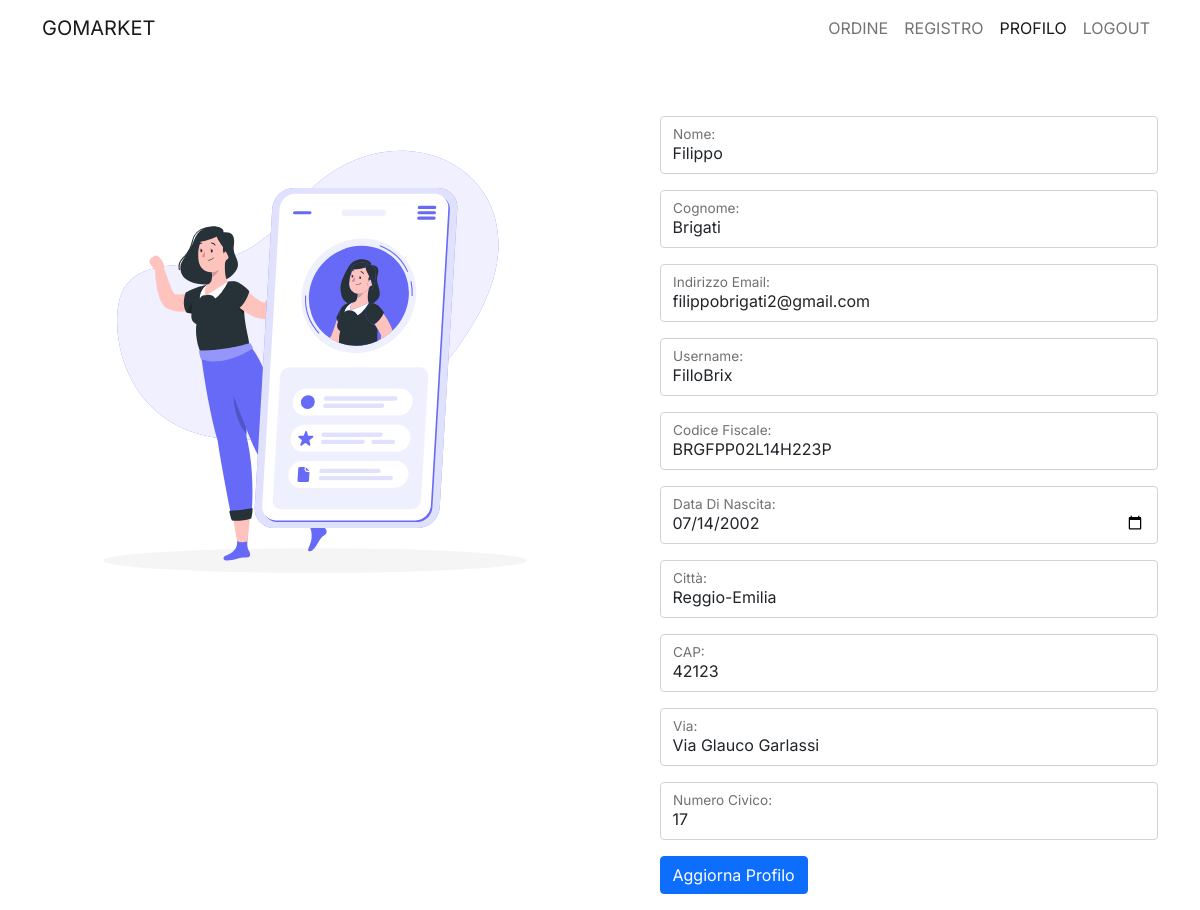
Page /page/profilo.php (signed in) on the committed database.
### tables this page shows
CREATE TABLE `utente` (
  `ID` int(3) NOT NULL,
  `nome` varchar(255) NOT NULL,
  `cognome` varchar(255) NOT NULL,
  `indirizzo_email` varchar(255) NOT NULL,
  `pwd` varchar(255) NOT NULL,
  `nome_utente` varchar(255) NOT NULL,
  `codice_fiscale` varchar(255) NOT NULL,
  `data_di_nascita` date NOT NULL,
  `ruolo` int(1) NOT NULL
);

CREATE TABLE `indirizzo` (
  `ID` int(3) NOT NULL,
  `citta` varchar(255) NOT NULL,
  `CAP` int(5) NOT NULL,
  `via` varchar(255) NOT NULL,
  `num_civico` varchar(255) NOT NULL,
  `fk_id_utente` int(3) NOT NULL
);

### method/funzioni.php (called while the page is built, shortened)
<?php
    function connessione($sql, $base) {
		$conn = mysqli_connect("localhost", "root", "", $base);
		$resultset = $conn->query($sql);
		$righe = mysqli_fetch_all($resultset, MYSQLI_ASSOC);
		return $righe;
	}
?>

### page/profilo.php (the view, shortened to what this page needs)
<?php
    include("../method/funzioni.php");
    if(!isset($_SESSION["NOME"])) {
        $nav = "
            <nav class='navbar sticky-top navbar-expand-lg navbar-light bg-white'>
                <div class='container'>
                <a class='navbar-brand' href='../index.php'>GOMARKET</a>
                <button class='navbar-toggler' type='button' data-bs-toggle='collapse' data-bs-target='#navbarNav' aria-controls='navbarNav' aria-expanded='false' aria-label='Toggle navigation'>
                    <span class='navbar-toggler-icon'></span>
                </button>
                <div class='collapse navbar-collapse justify-content-end' id='navbarNav'>
                    <ul class='navbar-nav'>
                    <li class='nav-item'>
                        <a class='nav-link' href='./registrazione.php'>REGISTRATI</a>
                    </li>
                    <li class='nav-item'>
                        <a class='nav-link' href='./login.php'>ACCEDI</a>
                    </li>
                    </ul>
                </div>
                </div>
            </nav>
        ";
        $body = "
            <div class='container'>
                <div class='container row'>
                <div class='col-2'></div>
                <div class='col-8 first-item'>
                    <img src='../assets/04.svg' class='img-fluid mx-auto d-block'>
                    </div>
                </div>
            </div>
        ";
    }else {
        $sql = "SELECT * FROM utente u, indirizzo i WHERE u.ID = {$_SESSION['ID_CLIENTE']} AND i.fk_id_utente = u.ID";
        $risultato = connessione($sql, "gomarket");
        $ris = $risultato[0];
        if($_SESSION["RUOLO"] == 0) {
            $nav = "
                <nav class='navbar sticky-top navbar-expand-lg navbar-light bg-white'>
                    <div class='container'>
                    <a class='navbar-brand' href='../index.php'>GOMARKET</a>
                    <button class='navbar-toggler' type='button' data-bs-toggle='collapse' data-bs-target='#navbarNav' aria-controls='navbarNav' aria-expanded='false' aria-label='Toggle navigation'>
                        <span class='navbar-toggler-icon'></span>
                    </button>
                    <div class='collapse navbar-collapse justify-content-end' id='navbarNav'>
                        <ul class='navbar-nav'>
                        <li class='nav-item'>
                            <a class='nav-link' href='./cliente/nordine.php'>ORDINE</a>
                        </li>
                        <li class='nav-item'>
                            <a class='nav-link' href='./cliente/registro.php'>REGISTRO</a>
                        </li>
                        <li class='nav-item'>
                            <a class='nav-link active' href='./profilo.php'>PROFILO</a>
                        </li>
                        <li class='nav-item'>
                            <a class='nav-link' href='../method/logout.php'>LOGOUT</a>
                        </li>
                        </ul>
                    </div>
                    </div>
                </nav>
            ";
        }
        $body = "
            <div class='first-item'>
                <div class='row'>
                    <div class='col-md-6'>
                        <img src='../assets/18.svg' class='img-fluid mx-auto d-block'>
                    </div>
                    <div class='col-md-6'>
                        <form name='update_form' action='../method/update_profile.php' method='post'>
                            <div class='row'>
                                <div class='col-md-1'></div>
                                <div class='col-md-11' style='padding-top: 10px'>
                                    <div class='form-floating mb-3'>
                                        <input type='text' class='form-control' name='nome_utente' value='{$ris["nome"]}'>
                                        <label for='floatingInput'>Nome:</label>
                                    </div>
                                    <div class='form-floating mb-3'>
                                        <input type='text' class='form-control' name='cognome_utente' value='{$ris["cognome"]}'>
                                        <label for='floatingInput'>Cognome:</label>
                                    </div>
                                    <div class='form-floating mb-3'>
                                        <input type='email' class='form-control' name='email_utente' value='{$ris["indirizzo_email"]}'>
                                        <label for='floatingInput'>Indirizzo Email:</label>
                                    </div>
                                    <div class='form-floating mb-3'>
                                        <input type='text' class='form-control' name='username' value='{$ris["nome_utente"]}'>
                                        <label for='floatingInput'>Username:</label>
                                    </div>
                                    <div class='form-floating mb-3'>
                                        <input type='text' class='form-control' name='cod_fiscale' value='{$ris["codice_fiscale"]}'>
                                        <label for='floatingInput'>Codice Fiscale:</label>
                                    </div>
                                    <div class='form-floating mb-3'>
                                        <input type='date' class='form-control' name='data_di_nascita' value='{$ris["data_di_nascita"]}'>
                                        <label for='floatingInput'>Data Di Nascita:</label>
                                    </div>
                                    <div class='form-floating mb-3'>
                                        <input type='text' class='form-control' name='regione_utente' value='{$ris["citta"]}'>
                                        <label for='floatingInput'>Città:</label>
                                    </div>
                                    <div class='form-floating mb-3'>
                                        <input type='text' class='form-control' name='cap_utente' value='{$ris["CAP"]}'>
                                        <label for='floatingInput'>CAP:</label>
                                    </div>
                                    <div class='form-floating mb-3'>
                                        <input type='text' class='form-control' name='via_utente' value='{$ris["via"]}'>
                                        <label for='floatingInput'>Via:</label>
                                    </div>
                                    <div class='form-floating mb-3'>
                                        <input type='text' class='form-control' name='numero_civico_utente' value='{$ris["num_civico"]}'>
                                        <label for='floatingInput'>Numero Civico:</label>
                                    </div>
                                    <button type='submit' class='btn btn-primary'>Aggiorna Profilo</button>
                                </div>
                            </div>
                        </form>
                    </div>
                </div>
            </div>
        ";
    }
    $html = "
        <html>
            <head>
            <meta charset='utf-8'>
            <meta name='viewport' content='width=device-width, initial-scale=1'>
            <link href='https://cdn.jsdelivr.net/npm/bootstrap@5.0.0-beta1/dist/css/bootstrap.min.css' rel='stylesheet'>
            <link rel='stylesheet' href='../style/style.css'>
            <script src='https://ajax.googleapis.com/ajax/libs/jquery/3.5.1/jquery.min.js'></script>
            <script src='../js/main.js'></script>
            <title>GoMarket</title>
            </head>
            <body>
                {$nav}
                <div class='container-lg'>
                    {$body}
                </div>
                <script src='https://cdn.jsdelivr.net/npm/bootstrap@5.0.0-beta2/dist/js/bootstrap.bundle.min.js'></script>
            </body>
        </html>
    ";
    print_r($html);
?>

### style/style.css (style rules this page uses)
body { font-family: 'Inter', sans-serif; }
.first-item { padding-top: 50px; }

### rows in the picture
utente: nome_utente "Filippo", cognome_utente "Brigati", email_utente "filippobrigati2@gmail.com", username "FilloBrix", cod_fiscale "BRGFPP02L14H223P", data_di_nascita "07/14/2002", regione_utente "Reggio-Emilia", cap_utente "42123", via_utente "Via Glauco Garlassi", numero_civico_utente "17"
